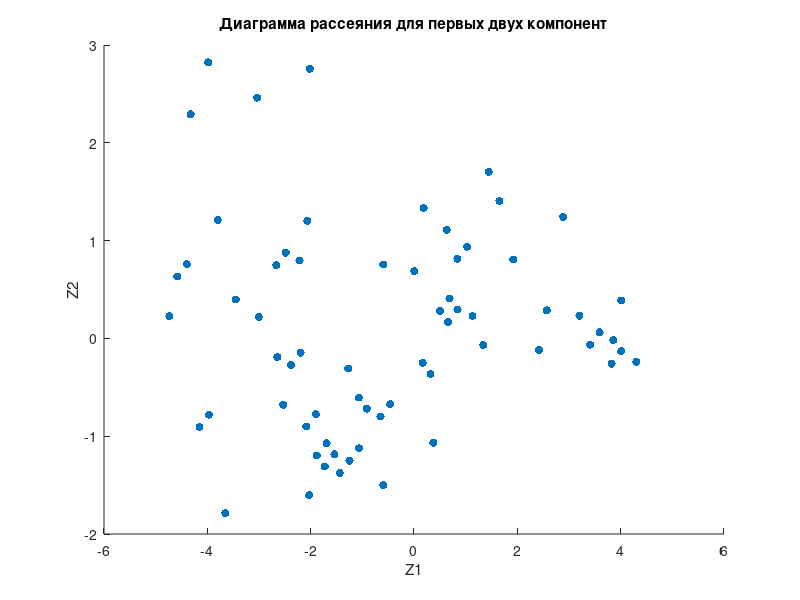

This chart was generated by the following MATLAB code:
clc
close all
clear all

file = fopen('data6.txt');
X = fscanf(file, '%d', [8 inf])' % объекты и их 8 признаков
fclose(file);

X_mat = mean(X)
sredn_otkl = std(X);
N = size(X);
K = N(2);
N = N(1);

% нормировка входных данных для устранения неоднородности матожидания по столбцам
% матожидание становится нулевым во всех столбцах
X_norm = zeros(N, K);
for i = 1:N
    for j = 1:K
        X_norm(i,j) = (X(i,j) - X_mat(j))/sredn_otkl(j);
    end;
end;

% матрица ковариации, совпадает с корреляционной из-за нормализации, размерность КхК
R = (X_norm'*X_norm)/(N-1)

% проверка матрицы корреляции (берётся верхний трегольник без диагонали) на отличие от единичной
d = 0;
for i = 1:K
    for j = (i+1):K
        d = d + (R(i,j))^2;
    end;
end;
d = d*N % >x_kv тогда ок
x_kv = chi2inv(0.95, K*(K-1)/2)

[A, Lam] = eig(R); % A - собственные векторы, Lam - диагональная матрица с собственными значениями 
A = fliplr(A);
Lam = flipud(Lam); % чтобы по убыванию
Lam = fliplr(Lam);
Z = X_norm*A % проекции объектов на главные компоненты

% суммы дисперсий должны совпадать
sum_comp = sum(var(Z)) % сумма выборочных дисперсий проекций объектов на главные компоненты
sum_prizn = sum(var(X_norm)) % сумма выборочных дисперсий исходных признаков

otn_d_rasbr = var(Z) / sum_comp % относительная долю разброса, приходящаяся на главные компоненты
ariazia = cov(Z) % матрица ковариации для проекций объектов на главные компоненты

otn_d_rasbr_1_2 = otn_d_rasbr(1) + otn_d_rasbr(2); % относительная доля разброса для первых двух компонент

% размерность данных была 8, стала 2
% первые две компоненты выбраны по принципу наибольшего собственного значения, то есть наибольшей дисперсии
figure;
scatter(Z(:,1),Z(:,2), 35, 'filled');
title('Диаграмма рассеяния для первых двух компонент');
xlabel('Z1');
ylabel('Z2');
